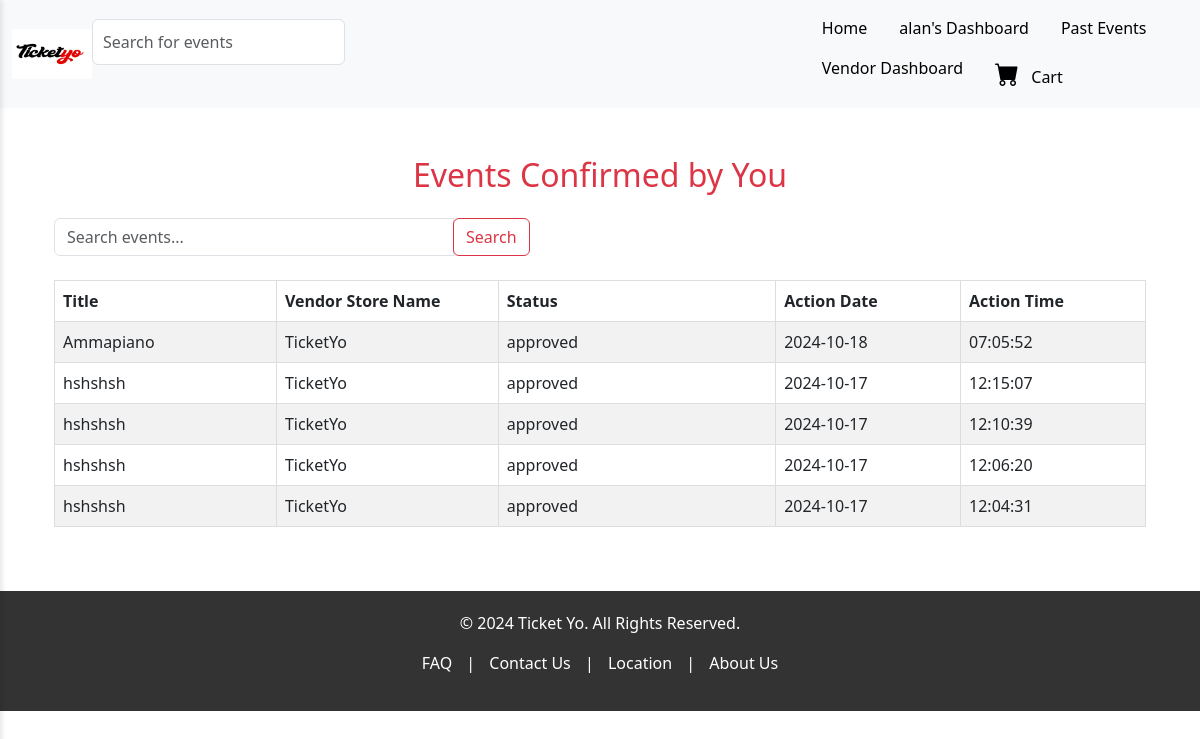
The page /vendors/events-confirmed/ (signed in) on the database its author committed.
### accounts/models.py (models this page shows, shortened)
class User(AbstractBaseUser, PermissionsMixin):
    username = models.CharField(max_length=30, unique=True)
    email = models.EmailField(unique=True)
    first_name = models.CharField(max_length=30)
    last_name = models.CharField(max_length=30)
    storename = models.CharField(max_length=50, blank=True, null=True)  # Vendor only
    store_phone = models.CharField(max_length=15, blank=True, null=True)  # Vendor only
    assigned_events = models.ManyToManyField('events.Event', related_name='assigned_agents', blank=True)  # POSAgent only
    is_verified = models.BooleanField(default=False)  # Customer-specific
    verification_code = models.CharField(max_length=6, blank=True, null=True)
    verification_code_created_at = models.DateTimeField(null=True, blank=True)
    is_superuser = models.BooleanField(default=False)
    is_staff = models.BooleanField(default=False)
    is_vendor = models.BooleanField(default=False)
    is_customer = models.BooleanField(default=False)
    is_posagent = models.BooleanField(default=False)
    is_active = models.BooleanField(default=True)
    objects = UserManager()
    USERNAME_FIELD = 'username'
    REQUIRED_FIELDS = ['email', 'first_name', 'last_name']

### events/models.py (models this page shows, shortened)
class ActionLog(models.Model):
    admin_user = models.ForeignKey(get_user_model(), on_delete=models.CASCADE)  # Link to the user who performed the action
    event = models.ForeignKey(Event, on_delete=models.CASCADE)  # Direct reference to Event model
    action = models.CharField(max_length=50)  # E.g., 'approved' or 'rejected'
    timestamp = models.DateTimeField(default=timezone.now)  # Time of the action

class Event(models.Model):
    STATUS_CHOICES = [
        ('pending', 'Pending'),
        ('approved', 'Approved'),
        ('rejected', 'Rejected'),
    ]
    user = models.ForeignKey(settings.AUTH_USER_MODEL, on_delete=models.CASCADE, related_name='events')
    poster = models.ImageField(upload_to='event_posters/')
    title = models.CharField(max_length=200)
    description = models.TextField()
    category = models.CharField(max_length=100)
    start_date = models.DateTimeField()
    end_date = models.DateTimeField(null=True, blank=True)
    venue_name = models.CharField(max_length=100)
    regular_price = models.DecimalField(max_digits=10, decimal_places=2)
    sale_price = models.DecimalField(max_digits=10, decimal_places=2, null=True, blank=True)
    tickets_available = models.PositiveIntegerField(null=True, blank=True)
    tickets_sold = models.PositiveIntegerField(default=0)
    status = models.CharField(max_length=10, choices=STATUS_CHOICES, default='pending')
    adminaction = models.ForeignKey(settings.AUTH_USER_MODEL, on_delete=models.SET_NULL, null=True, blank=True, editable=False)

### vendors/decorators.py (the view)
    def _wrapped_view(request, *args, **kwargs):
        if request.user.is_authenticated and hasattr(request.user, 'is_vendor') and request.user.is_vendor:
            return view_func(request, *args, **kwargs)
        else:
            raise PermissionDenied("You are not allowed to access this page.")  # Return Permission Denied error

### vendors/views.py (called while the page is built, shortened)
@login_required
@vendor_required
def events_confirmed_view(request):
    user = request.user  # Change to User
    action_logs = ActionLog.objects.filter(admin_user=user).select_related('event').order_by('-timestamp')
    search_query = request.GET.get('search', '')
    context = {
        'action_logs': action_logs,
        'search_query': search_query,
    }
    return render(request, 'events/events_confirmed.html', context)

### templates/events/events_confirmed.html (shortened to what this page needs)
{% extends 'frontend/base.html' %}
{% load static %}
{% block content %}
<link rel="stylesheet" href="{% static 'events/events.css' %}">
<div class="container mt-5">
    <h2 class="text-center text-danger mb-4">Events Confirmed by You</h2>
    <form method="GET" class="mb-4 mt-4">
        <div class="input-group">
            <input type="text" name="search" class="form-control" placeholder="Search events..." value="{{ search_query }}">
            <div class="input-group-append">
                <button class="btn btn-outline-danger" type="submit">Search</button>
            </div>
        </div>
    </form>
    <div class="table-responsive mt-4">
        <table class="table table-hover table-striped">
            <thead class="thead-light">
                <tr>
                    <th class="title-column">Title</th>
                    <th class="vendor-column d-none d-md-table-cell">Vendor Store Name</th>
                    <th class="status-column">Status</th>
                    <th class="date-column">Action Date</th>
                    <th class="time-column">Action Time</th>
                </tr>
            </thead>
            <tbody>
                {% for log in action_logs %}
                <tr class="event-row" data-event-id="{{ log.event.id }}">
                    <td class="clickable">{{ log.event.title }}</td>
                    <td  class="vendor-column d-none d-md-table-cell"> {{ log.event.user.storename }}</td>
                    <td>{{ log.action }}</td>
                    <td>{{ log.timestamp|date:"Y-m-d" }}</td>
                    <td>{{ log.timestamp|date:"H:i:s" }}</td>
                </tr>
                {% empty %}
                <tr>
                    <td colspan="5" class="text-center">No events found.</td>
                </tr>
                {% endfor %}
            </tbody>
        </table>
    </div>
</div>
{% endblock %}

### templates/frontend/base.html (shortened to what this page needs)
<!DOCTYPE html>
<html lang="en">
<head>
    {% load static %}
    <link href="{% static 'frontend/base.css' %}" rel="stylesheet">
    <link href="https://cdn.jsdelivr.net/npm/bootstrap@5.3.0/dist/css/bootstrap.min.css" rel="stylesheet">
    <link href="https://cdn.jsdelivr.net/npm/bootstrap-icons@1.10.5/font/bootstrap-icons.css" rel="stylesheet">
    <link rel="stylesheet" href="https://cdnjs.cloudflare.com/ajax/libs/font-awesome/6.0.0-beta3/css/all.min.css">
</head>
<body>
    <nav class="navbar navbar-expand-lg d-none d-lg-flex sticky-top bg-light">
        <div class="container-fluid">
            <div class="d-flex align-items-center">
                <div class="logo">
                    <img src="{% static 'frontend/logo.jpg' %}" alt="Logo" style="height: 50px; width: 80px;">
                </div>
            </div>
            <div class="search-bar-container">
                <form method="get" action="{% url 'all_events' %}" id="search-form">
                    <div class="input-group mb-4">
                        <input type="text" name="q" value="{{ query }}" class="form-control" id="search-input"
                            placeholder="Search for events">
                    </div>
                </form>
            </div>
            <ul class="nav ms-auto">
                <li class="nav-item">
                    <a href="{% url 'homepage' %}" class="nav-link text-black">Home</a>
                </li>
                {% if user.is_authenticated %}
                <li class="nav-item">
                    <a href="{% url 'all_events' %}" class="nav-link text-black">{{ user.username }}'s Dashboard</a>
                </li>
                {% else %}
                <li class="nav-item">
                    <a href="{% url 'all_events' %}" class="nav-link text-black">All Events</a>
                </li>
                {% endif %}
                <li class="nav-item">
                    <a href="{% url 'past_events' %}" class="nav-link text-black">Past Events</a>
                </li>
                {% if user.is_authenticated and user.is_vendor %}
                <li class="nav-item">
                    <a href="{% url 'dashboard' %}" class="nav-link text-black">Vendor Dashboard</a>
                </li>
                {% endif %}
                <li class="nav-item">
                    <a href="{% url 'view_cart' %}" class="nav-link text-black">
                        <i class="bi bi-cart-fill fs-4 me-2"></i> Cart</a>
                </li>
            </ul>
        </div>
    </nav>
    <div class="container main-content">
        {% block content %}{% endblock %}
    </div>
    <footer class="footer mt-5">
        <p>&copy; 2024 Ticket Yo. All Rights Reserved.</p>
        <p>
            <a href="#">FAQ</a> |
            <a href="#">Contact Us</a> |
            <a href="#">Location</a> |
            <a href="#">About Us</a>
        </p>
    </footer>
</body>
</html>

### static/frontend/base.css (style rules this page uses)
body { font-family: 'Roboto', sans-serif; margin: 0; padding: 0; }
.nav-link { padding: 10px 15px; color: black; text-decoration: none; font-size: 1rem; display: block; transition: background-color 0.3s ease, color 0.3s ease; }
.main-content { margin-left: 0; }
.footer { background-color: #333; color: white; padding: 20px 0; text-align: center; }
.footer a { color: white; text-decoration: none; margin: 0 10px; }
.search-bar-container { display: flex; width: 100%; }
.input-group { display: flex; align-items: center; width: 100%; }
#search-input { width: 100%; padding: 10px; font-size: 1rem; }

### static/events/events.css (style rules this page uses)
.input-group .form-control { max-width: 400px; }
.title-column { width: 120px; }
.vendor-column { width: 120px; }
.status-column { width: 150px; white-space: nowrap; overflow: hidden; text-overflow: ellipsis; }
.date-column { width: 100px; }
.time-column { width: 100px; }
table { width: 100%; border-collapse: collapse; }
th, td { text-align: left; vertical-align: middle; padding: 10px; border: 1px solid #ddd; }

### rows shown on the page
User: username "alan"
ActionLog: event "Ammapiano", event.user.storename "TicketYo", action "approved", timestamp "2024-10-18", timestamp "07:05:52"
ActionLog: event "hshshsh", event.user.storename "TicketYo", action "approved", timestamp "2024-10-17", timestamp "12:15:07"
ActionLog: event "hshshsh", event.user.storename "TicketYo", action "approved", timestamp "2024-10-17", timestamp "12:10:39"
ActionLog: event "hshshsh", event.user.storename "TicketYo", action "approved", timestamp "2024-10-17", timestamp "12:06:20"
ActionLog: event "hshshsh", event.user.storename "TicketYo", action "approved", timestamp "2024-10-17", timestamp "12:04:31"
